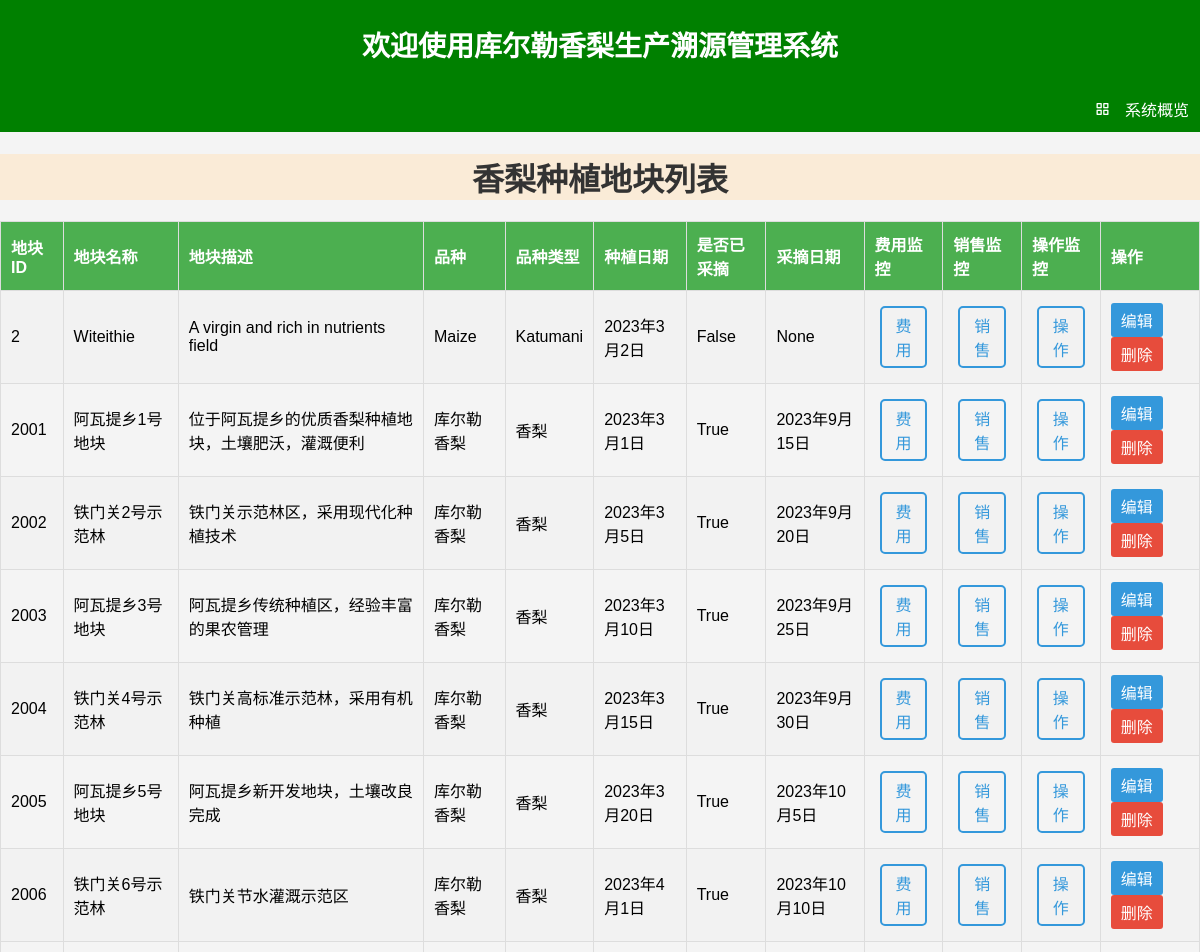
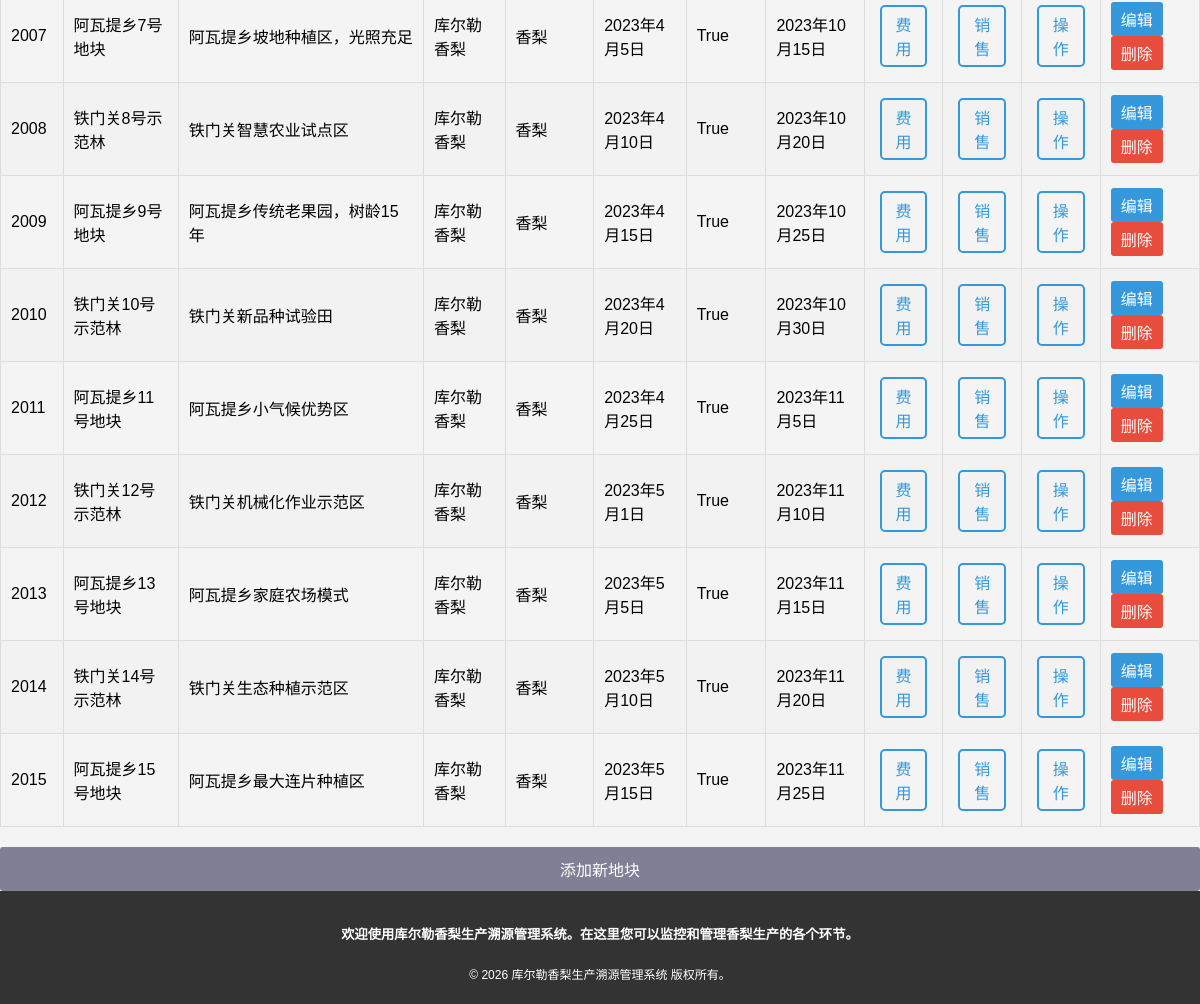
Screenshot of /show_crops/ with the database file from the repository (2 pictures, top to bottom).
### homepage/models.py (models this page shows, shortened)
class Crops(models.Model):
    user = models.ForeignKey(User, on_delete=models.CASCADE, default=1)
    Cid = models.IntegerField(primary_key=True, default=0, verbose_name="地块ID")
    Field_name = models.CharField(max_length=50, verbose_name="地块名称")
    Field_description = models.TextField(verbose_name="地块描述")
    Crop_name = models.CharField(max_length=50, verbose_name="品种")
    Variety = models.CharField(max_length=20, verbose_name="品种类型")
    Planting_date = models.DateField(verbose_name="种植日期")
    Is_harvested = models.BooleanField(default=False, verbose_name="是否已采摘")
    Harvesting_date = models.DateField(null=True, blank=True, verbose_name="采摘日期")
    class Meta:
        verbose_name = "香梨种植地块"
        verbose_name_plural = "香梨种植地块"

### homepage/views.py (the view)
# urls.py: path("show_crops/", Show_crops, name="show-crops"),
def Show_crops(request):
    crops = Crops.objects.all()
    print(f"DEBUG: 查询到 {crops.count()} 个种植地块")
    return render(request, "homepage/showcrops.html", {"crops": crops})

### homepage/templates/homepage/showcrops.html (shortened to what this page needs)
{% extends 'homepage/base.html' %}
{% block content %}
<head>
</head>
<body>
  <h1>香梨种植地块列表</h1>
  {% if crops %}
    <table class="crop-table">
      <tr>
        <th>地块ID</th>
        <th>地块名称</th>
        <th>地块描述</th>
        <th>品种</th>
        <th>品种类型</th>
        <th>种植日期</th>
        <th>是否已采摘</th>
        <th>采摘日期</th>
        <th>费用监控</th>
        <th>销售监控</th>
        <th>操作监控</th>
        <th>操作</th>
      </tr>
      {% for crop in crops %}
        <tr>
          <td>{{ crop.Cid }}</td>
          <td>{{ crop.Field_name }}</td>
          <td>{{ crop.Field_description }}</td>
          <td>{{ crop.Crop_name }}</td>
          <td>{{ crop.Variety }}</td>
          <td>{{ crop.Planting_date }}</td>
          <td>{{ crop.Is_harvested }}</td>
          <td>{{ crop.Harvesting_date }}</td>
          <td>
             <a href="{% url 'homepage:show-cropexpenses' Cid=crop.Cid %}" class=expenses-link>费用</a></td>
             <td>
             <a href="{% url 'homepage:show-cropsales' Cid=crop.Cid %}" class=expenses-link>销售</a>
          </td>
          <td>
            <a href="{% url 'homepage:show-cropoperations' Cid=crop.Cid %}" class=expenses-link>操作</a>
         </td>
          <td>
            <a href="{% url 'homepage:update-crops' Cid=crop.Cid %}" class="update-link">编辑</a>
            <a href="{% url 'homepage:delete-crops' Cid=crop.Cid %}" class=delete-link>删除</a>
          </td>
        </tr>
      {% endfor %}
    </table>
  {% else %}
    <p class="no-crops">未找到种植地块。</p>
  {% endif %}
  <a href="{%url 'homepage:add-crops' %}" class="add-button">添加新地块</a>
</body>
{%endblock%}

### homepage/templates/homepage/showcrops.html (style rules this page uses)
body { font-family: Arial, sans-serif; background-color: #f4f4f4; margin: 0; padding: 0; }
h1 { color: #333; text-align: center; background-color: antiquewhite; }
table { width: 100%; border-collapse: collapse; margin-top: 20px; }
th, td { border: 1px solid #ddd; padding: 10px; text-align: left; }
th { background-color: #4caf50; color: white; }
tr:nth-child(even) { background-color: #f2f2f2; }
.update-link, .delete-link { display: inline-block; padding: 5px 10px; text-decoration: none; color: #fff; border-radius: 3px; margin-right: 5px; }
.update-link { background-color: #3498db; }
.delete-link { background-color: #e74c3c; }
.add-button { display: inline-block; padding: 10px; background-color: rgb(127, 127, 150); color: white; text-decoration: none; border-radius: 3px; margin-top: 20px; align-items: center; display: flex; align-items: center; justify-content: center; }
.expenses-link { display: inline-block; padding: 5px 10px; margin: 5px; text-align: center; text-decoration: none; border: 2px solid #3498db; color: #3498db; border-radius: 5px; transition: background-color 0.3s, color 0.3s; }

### rows the page displays
Crops: Cid "2", Field_name "Witeithie", Field_description "A virgin and rich in nutrients field", Crop_name "Maize", Variety "Katumani", Planting_date "2023年3月2日", Is_harvested "False", Harvesting_date "None"
Crops: Cid "2001", Field_name "阿瓦提乡1号地块", Field_description "位于阿瓦提乡的优质香梨种植地块，土壤肥沃，灌溉便利", Crop_name "库尔勒香梨", Variety "香梨", Planting_date "2023年3月1日", Is_harvested "True", Harvesting_date "2023年9月15日"
Crops: Cid "2002", Field_name "铁门关2号示范林", Field_description "铁门关示范林区，采用现代化种植技术", Crop_name "库尔勒香梨", Variety "香梨", Planting_date "2023年3月5日", Is_harvested "True", Harvesting_date "2023年9月20日"
Crops: Cid "2003", Field_name "阿瓦提乡3号地块", Field_description "阿瓦提乡传统种植区，经验丰富的果农管理", Crop_name "库尔勒香梨", Variety "香梨", Planting_date "2023年3月10日", Is_harvested "True", Harvesting_date "2023年9月25日"
Crops: Cid "2004", Field_name "铁门关4号示范林", Field_description "铁门关高标准示范林，采用有机种植", Crop_name "库尔勒香梨", Variety "香梨", Planting_date "2023年3月15日", Is_harvested "True", Harvesting_date "2023年9月30日"
Crops: Cid "2005", Field_name "阿瓦提乡5号地块", Field_description "阿瓦提乡新开发地块，土壤改良完成", Crop_name "库尔勒香梨", Variety "香梨", Planting_date "2023年3月20日", Is_harvested "True", Harvesting_date "2023年10月5日"
Crops: Cid "2006", Field_name "铁门关6号示范林", Field_description "铁门关节水灌溉示范区", Crop_name "库尔勒香梨", Variety "香梨", Planting_date "2023年4月1日", Is_harvested "True", Harvesting_date "2023年10月10日"
Crops: Cid "2007", Field_name "阿瓦提乡7号地块", Field_description "阿瓦提乡坡地种植区，光照充足", Crop_name "库尔勒香梨", Variety "香梨", Planting_date "2023年4月5日", Is_harvested "True", Harvesting_date "2023年10月15日"
Crops: Cid "2008", Field_name "铁门关8号示范林", Field_description "铁门关智慧农业试点区", Crop_name "库尔勒香梨", Variety "香梨", Planting_date "2023年4月10日", Is_harvested "True", Harvesting_date "2023年10月20日"
Crops: Cid "2009", Field_name "阿瓦提乡9号地块", Field_description "阿瓦提乡传统老果园，树龄15年", Crop_name "库尔勒香梨", Variety "香梨", Planting_date "2023年4月15日", Is_harvested "True", Harvesting_date "2023年10月25日"
Crops: Cid "2010", Field_name "铁门关10号示范林", Field_description "铁门关新品种试验田", Crop_name "库尔勒香梨", Variety "香梨", Planting_date "2023年4月20日", Is_harvested "True", Harvesting_date "2023年10月30日"
Crops: Cid "2011", Field_name "阿瓦提乡11号地块", Field_description "阿瓦提乡小气候优势区", Crop_name "库尔勒香梨", Variety "香梨", Planting_date "2023年4月25日", Is_harvested "True", Harvesting_date "2023年11月5日"
Crops: Cid "2012", Field_name "铁门关12号示范林", Field_description "铁门关机械化作业示范区", Crop_name "库尔勒香梨", Variety "香梨", Planting_date "2023年5月1日", Is_harvested "True", Harvesting_date "2023年11月10日"
Crops: Cid "2013", Field_name "阿瓦提乡13号地块", Field_description "阿瓦提乡家庭农场模式", Crop_name "库尔勒香梨", Variety "香梨", Planting_date "2023年5月5日", Is_harvested "True", Harvesting_date "2023年11月15日"
Crops: Cid "2014", Field_name "铁门关14号示范林", Field_description "铁门关生态种植示范区", Crop_name "库尔勒香梨", Variety "香梨", Planting_date "2023年5月10日", Is_harvested "True", Harvesting_date "2023年11月20日"
Crops: Cid "2015", Field_name "阿瓦提乡15号地块", Field_description "阿瓦提乡最大连片种植区", Crop_name "库尔勒香梨", Variety "香梨", Planting_date "2023年5月15日", Is_harvested "True", Harvesting_date "2023年11月25日"
